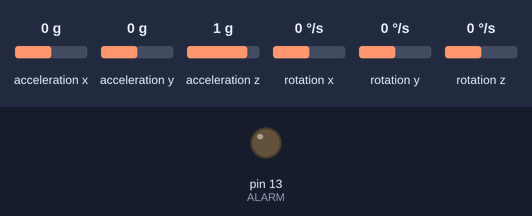
This sketch was run on a simulated Arduino Uno, built with avr-gcc and run on an emulated ATmega328P. On the bench: output pins drawn as LEDs (lit = HIGH). Wiring (inferred from the names in the program): MPU-6050 motion sensor at I2C address 0x68. The inputs (shaded band) are chosen by the test bench; at power-on: acceleration x 0 g, acceleration y 0 g, acceleration z 1 g, rotation x 0 °/s, rotation y 0 °/s, rotation z 0 °/s. What the sketch prints to the serial monitor is not drawn.

Above: at 0.1 s.
At 5.1 s:
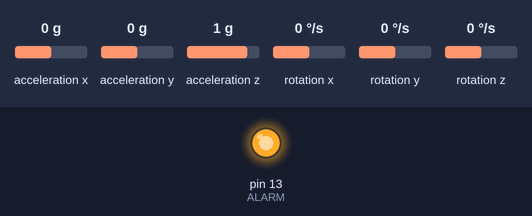
Timing chart, 0 to 7.0 s (numbered marks = the images above):
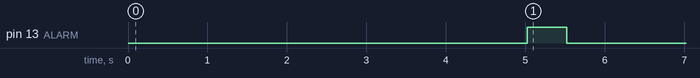

The sketch:

Bike-Security-System.ino
```cpp
#include <Wire.h>

const int MPU = 0x68; // I2C address of the MPU-6050
const int ALARM = 13; // GPIO pin for the LED
int16_t AcX, AcY, AcZ, Tmp, GyX, GyY, GyZ;

float baselineX = 0, baselineY = 0, baselineZ = 0;


bool baselineCollected = false;
unsigned long startMillis;


const int BASELINE_DURATION = 5000; // 5 seconds


const int BaseDiffX = 500;
const int BaseDiffY = 500;
const int BaseDiffZ = 500;


int sampleCount = 0;
int ledOnDuration = 2000; // Initial LED on duration (2 seconds)

void setup() {

  Serial.begin(9600);
  Wire.begin();

  // Initialize MPU-6050
  Wire.beginTransmission(MPU);
  Wire.write(0x6B); // PWR_MGMT_1 register
  Wire.write(0);    // Wake the sensor up
  Wire.endTransmission(true);

  pinMode(ALARM, OUTPUT);

  // Start collecting baseline data
  startMillis = millis();
}

void loop() {
  Wire.beginTransmission(MPU);
  Wire.write(0x3B); // Starting with register 0x3B (ACCEL_XOUT_H)
  Wire.endTransmission(false);
  Wire.requestFrom(MPU, 14, true); // Request a total of 14 registers

  AcX = Wire.read() << 8 | Wire.read(); // Acceleration X
  AcY = Wire.read() << 8 | Wire.read(); // Acceleration Y
  AcZ = Wire.read() << 8 | Wire.read(); // Acceleration Z
  Tmp = Wire.read() << 8 | Wire.read(); // Temperature
  GyX = Wire.read() << 8 | Wire.read(); // Gyroscope X
  GyY = Wire.read() << 8 | Wire.read(); // Gyroscope Y
  GyZ = Wire.read() << 8 | Wire.read(); // Gyroscope Z

  if (!baselineCollected) {
    // Collect baseline data for 5 seconds
    baselineX += AcX;
    baselineY += AcY;
    baselineZ += AcZ;
    sampleCount++;

    if (millis() - startMillis >= BASELINE_DURATION) {
      baselineX /= sampleCount;
      baselineY /= sampleCount;
      baselineZ /= sampleCount;

      baselineCollected = true;

      digitalWrite(ALARM, HIGH);
      delay(500);
      digitalWrite(ALARM, LOW);

      Serial.print("baselineX: ");
      Serial.print(baselineX);
       Serial.print("|| baselineY: ");
      Serial.print(baselineY);
       Serial.print("|| baselineZ: ");
      Serial.println(baselineZ);

    }
  } else {

    float diffX = abs(AcX-baselineX);
    float diffY = abs(AcY-baselineY);
    float diffZ = abs(AcZ-baselineZ);


 if ( diffX > BaseDiffX || diffY > BaseDiffY || diffZ > BaseDiffZ ) {
      // Deviation detected, activate LED
      digitalWrite(ALARM, HIGH);
      delay(ledOnDuration);
      digitalWrite(ALARM, LOW);

      // Increase LED on duration for subsequent deviations
      if (ledOnDuration == 2000) {
        Serial.println("Trigered for 2");
        Serial.print("AcX = "); Serial.print(diffX);
        Serial.print(" | AcY = "); Serial.print(diffY);
        Serial.print(" | AcZ = "); Serial.println(diffZ);
        ledOnDuration = 4000;
      } else if (ledOnDuration == 4000) {
        Serial.println("Trigered for 4");
        Serial.print("AcX = "); Serial.print(diffX);
        Serial.print(" | AcY = "); Serial.print(diffY);
        Serial.print(" | AcZ = "); Serial.println(diffZ);
        ledOnDuration = 6000;
      } else {
        Serial.println("Trigered for 7");
        Serial.print("AcX = "); Serial.print(diffX);
        Serial.print(" | AcY = "); Serial.print(diffY);
        Serial.print(" | AcZ = "); Serial.println(diffZ);
        ledOnDuration = 7000;
      }
    }


  }

  delay(500); // Adjust delay as needed for responsiveness
}
```

Measured:
- by itself, pin 13 (ALARM): LOW → HIGH at 5.0 s, → LOW 0.50 s later
